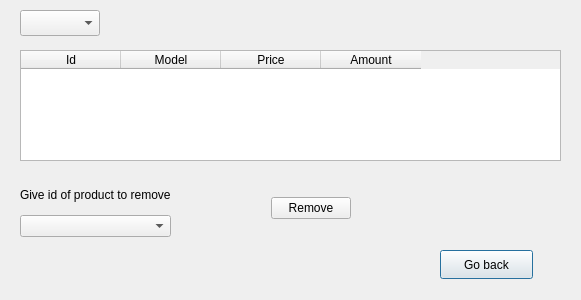
<?xml version="1.0" encoding="UTF-8"?>
<ui version="4.0">
 <class>RemoveFromStoreWindow</class>
 <widget class="QDialog" name="RemoveFromStoreWindow">
  <property name="geometry">
   <rect>
    <x>0</x>
    <y>0</y>
    <width>581</width>
    <height>300</height>
   </rect>
  </property>
  <property name="windowTitle">
   <string>Dialog</string>
  </property>
  <widget class="QPushButton" name="goBack">
   <property name="geometry">
    <rect>
     <x>440</x>
     <y>250</y>
     <width>93</width>
     <height>29</height>
    </rect>
   </property>
   <property name="text">
    <string>Go back</string>
   </property>
  </widget>
  <widget class="QWidget" name="layoutWidget">
   <property name="geometry">
    <rect>
     <x>20</x>
     <y>180</y>
     <width>331</width>
     <height>57</height>
    </rect>
   </property>
   <layout class="QHBoxLayout" name="horizontalLayout">
    <item>
     <layout class="QVBoxLayout" name="verticalLayout">
      <item>
       <widget class="QLabel" name="label">
        <property name="text">
         <string>Give id of product to remove</string>
        </property>
       </widget>
      </item>
      <item>
       <widget class="QComboBox" name="idToRemove"/>
      </item>
     </layout>
    </item>
    <item>
     <spacer name="horizontalSpacer">
      <property name="orientation">
       <enum>Qt::Horizontal</enum>
      </property>
      <property name="sizeHint" stdset="0">
       <size>
        <width>40</width>
        <height>20</height>
       </size>
      </property>
     </spacer>
    </item>
    <item>
     <widget class="QPushButton" name="removeButton">
      <property name="text">
       <string>Remove</string>
      </property>
     </widget>
    </item>
   </layout>
  </widget>
  <widget class="QComboBox" name="categoryProduct">
   <property name="geometry">
    <rect>
     <x>20</x>
     <y>10</y>
     <width>80</width>
     <height>26</height>
    </rect>
   </property>
  </widget>
  <widget class="QTableWidget" name="tableWidget">
   <property name="geometry">
    <rect>
     <x>20</x>
     <y>50</y>
     <width>541</width>
     <height>111</height>
    </rect>
   </property>
   <property name="editTriggers">
    <set>QAbstractItemView::NoEditTriggers</set>
   </property>
   <column>
    <property name="text">
     <string>Id</string>
    </property>
   </column>
   <column>
    <property name="text">
     <string>Model</string>
    </property>
   </column>
   <column>
    <property name="text">
     <string>Price</string>
    </property>
   </column>
   <column>
    <property name="text">
     <string>Amount</string>
    </property>
   </column>
  </widget>
 </widget>
 <resources/>
 <connections/>
</ui>
